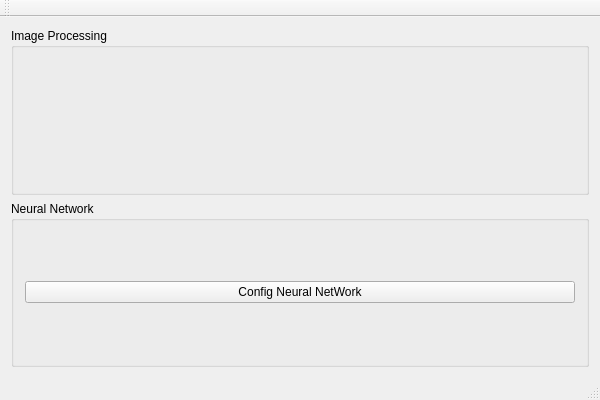
<?xml version="1.0" encoding="UTF-8"?>
<ui version="4.0">
 <class>MainWindowClass</class>
 <widget class="QMainWindow" name="MainWindowClass">
  <property name="geometry">
   <rect>
    <x>0</x>
    <y>0</y>
    <width>600</width>
    <height>400</height>
   </rect>
  </property>
  <property name="windowTitle">
   <string>MainWindow</string>
  </property>
  <widget class="QWidget" name="centralWidget">
   <layout class="QGridLayout" name="gridLayout">
    <item row="0" column="0">
     <widget class="QGroupBox" name="groupBox_2">
      <property name="title">
       <string>Image Processing</string>
      </property>
     </widget>
    </item>
    <item row="1" column="0">
     <widget class="QGroupBox" name="groupBox">
      <property name="title">
       <string>Neural Network</string>
      </property>
      <layout class="QGridLayout" name="gridLayout_2">
       <item row="0" column="0">
        <widget class="QPushButton" name="btnNeuralNet">
         <property name="text">
          <string>Config Neural NetWork</string>
         </property>
        </widget>
       </item>
      </layout>
     </widget>
    </item>
   </layout>
  </widget>
  <widget class="QMenuBar" name="menuBar">
   <property name="geometry">
    <rect>
     <x>0</x>
     <y>0</y>
     <width>600</width>
     <height>21</height>
    </rect>
   </property>
  </widget>
  <widget class="QToolBar" name="mainToolBar">
   <attribute name="toolBarArea">
    <enum>TopToolBarArea</enum>
   </attribute>
   <attribute name="toolBarBreak">
    <bool>false</bool>
   </attribute>
  </widget>
  <widget class="QStatusBar" name="statusBar"/>
 </widget>
 <layoutdefault spacing="6" margin="11"/>
 <resources>
  <include location="MainWindow.qrc"/>
 </resources>
 <connections/>
</ui>
